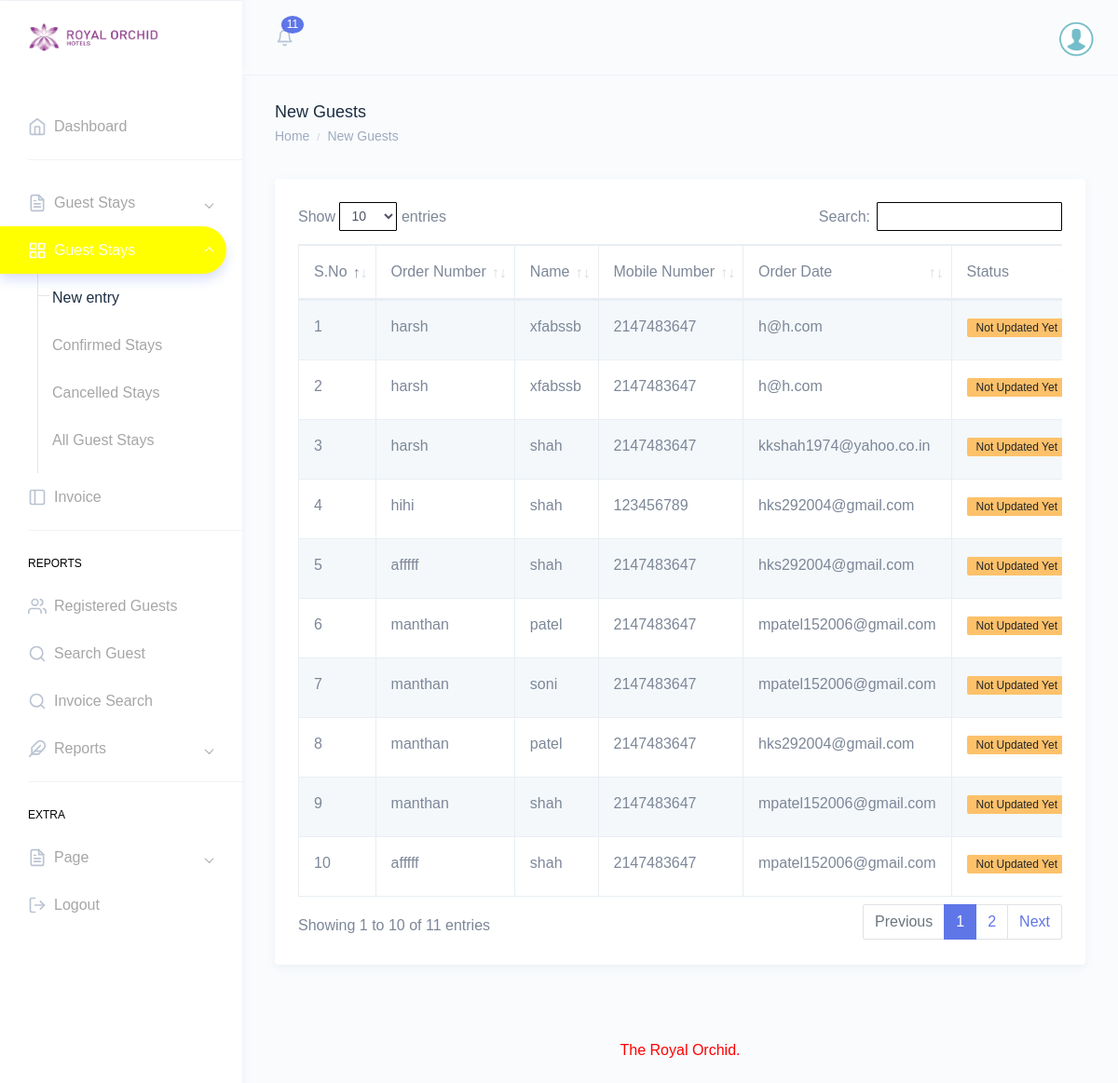
The app's page /admin/new-order.php (signed in) with its own data.
### tables this page shows
CREATE TABLE `guests` (
  `booking_id` int(11) NOT NULL,
  `Status` varchar(50) DEFAULT NULL,
  `prefix` text NOT NULL,
  `name` text NOT NULL,
  `surname` text NOT NULL,
  `mobile` int(10) NOT NULL,
  `email` varchar(50) NOT NULL,
  `country` text NOT NULL,
  `address1` varchar(50) NOT NULL,
  `city` text NOT NULL,
  `state` text NOT NULL,
  `zip` int(6) NOT NULL,
  `remark` varchar(255) NOT NULL,
  `TotalCost` int(5) NOT NULL
);

### admin/new-order.php (the view, shortened to what this page needs)
<?php
include ('includes/dbconnection.php');
if (strlen($_SESSION['otssaid'] == 0)) {
    header('location:logout.php');
} else {
    ?>
    <!DOCTYPE html>
    <html dir="ltr" lang="en">
    <head>
        <link href="assets/extra-libs/datatables.net-bs4/css/dataTables.bootstrap4.css" rel="stylesheet">
        <link href="dist/css/style.min.css" rel="stylesheet">
    </head>
    <body>
        <div id="main-wrapper" data-theme="light" data-layout="vertical" data-navbarbg="skin6" data-sidebartype="full"
            data-sidebar-position="fixed" data-header-position="fixed" data-boxed-layout="full">
            <?php include_once ('includes/header.php'); ?>
            <?php include_once ('includes/sidebar.php'); ?>
            <div class="page-wrapper">
                <div class="page-breadcrumb">
                    <div class="row">
                        <div class="col-7 align-self-center">
                            <h4 class="page-title text-truncate text-dark font-weight-medium mb-1">New Guests</h4>
                            <div class="d-flex align-items-center">
                                <nav aria-label="breadcrumb">
                                    <ol class="breadcrumb m-0 p-0">
                                        <li class="breadcrumb-item"><a href="dashboard.php" class="text-muted">Home</a></li>
                                        <li class="breadcrumb-item text-muted active" aria-current="page">New Guests
                                        </li>
                                    </ol>
                                </nav>
                            </div>
                        </div>
                    </div>
                </div>
                <div class="container-fluid">
                    <div class="row">
                        <div class="col-12">
                            <div class="card">
                                <div class="card-body">
                                    <div class="table-responsive">
                                        <table id="zero_config" class="table table-striped table-bordered no-wrap">
                                            <thead>
                                                <tr>
                                                    <th>S.No</th>
                                                    <th>Order Number</th>
                                                    <th>Name</th>
                                                    <th>Mobile Number</th>
                                                    <th>Order Date</th>
                                                    <th>Status</th>
                                                </tr>
                                            </thead>
                                            <tbody>
                                                <?php
                                                $sql = "SELECT * from guests where Status is null";
                                                $query = $dbh->prepare($sql);
                                                $query->execute();
                                                $results = $query->fetchAll(PDO::FETCH_OBJ);
                                                $cnt = 1;
                                                if ($query->rowCount() > 0) {
                                                    foreach ($results as $row) { ?>
                                                        <tr>
                                                            <td><?php echo htmlentities($cnt); ?></td>
                                                            <td><?php echo htmlentities($row->name); ?></td>
                                                            <td><?php echo htmlentities($row->surname); ?></td>
                                                            <td><?php echo htmlentities($row->mobile); ?></td>
                                                            <td><?php echo htmlentities($row->email); ?></td>
                                                            <td class="d-none d-sm-table-cell">
                                                                <span class="badge badge-warning">Not Updated Yet</span>
                                                            </td>
                                                        </tr>
                                                        <?php $cnt = $cnt + 1;
                                                    }
                                                } ?>
                                            </tbody>
                                        </table>
                                    </div>
                                </div>
                            </div>
                        </div>
                    </div>
                </div>
                <?php include_once ('includes/footer.php'); ?>
            </div>
        </div>
    </body>
    </html>
<?php } ?>

### records on screen
guests: name "harsh", surname "xfabssb", mobile "2147483647", email "h@h.com"
guests: name "harsh", surname "xfabssb", mobile "2147483647", email "h@h.com"
guests: name "harsh", surname "shah", mobile "2147483647", email "kkshah1974@yahoo.co.in"
guests: name "hihi", surname "shah", mobile "123456789", email "hks292004@gmail.com"
guests: name "afffff", surname "shah", mobile "2147483647", email "hks292004@gmail.com"
guests: name "manthan", surname "patel", mobile "2147483647", email "mpatel152006@gmail.com"
guests: name "manthan", surname "soni", mobile "2147483647", email "mpatel152006@gmail.com"
guests: name "manthan", surname "patel", mobile "2147483647", email "hks292004@gmail.com"
guests: name "manthan", surname "shah", mobile "2147483647", email "mpatel152006@gmail.com"
guests: name "afffff", surname "shah", mobile "2147483647", email "mpatel152006@gmail.com"

### other values on screen
$totnewguests "11"
